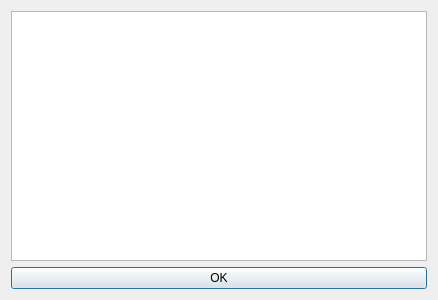
<?xml version="1.0" encoding="UTF-8"?>
<ui version="4.0">
 <class>IgnoreList</class>
 <widget class="QDialog" name="IgnoreList">
  <property name="geometry">
   <rect>
    <x>0</x>
    <y>0</y>
    <width>438</width>
    <height>300</height>
   </rect>
  </property>
  <property name="windowTitle">
   <string>IgnoreList</string>
  </property>
  <layout class="QVBoxLayout" name="verticalLayout">
   <item>
    <widget class="QListView" name="listView"/>
   </item>
   <item>
    <widget class="QPushButton" name="pushButton">
     <property name="text">
      <string>OK</string>
     </property>
    </widget>
   </item>
  </layout>
 </widget>
 <resources/>
 <connections/>
</ui>
